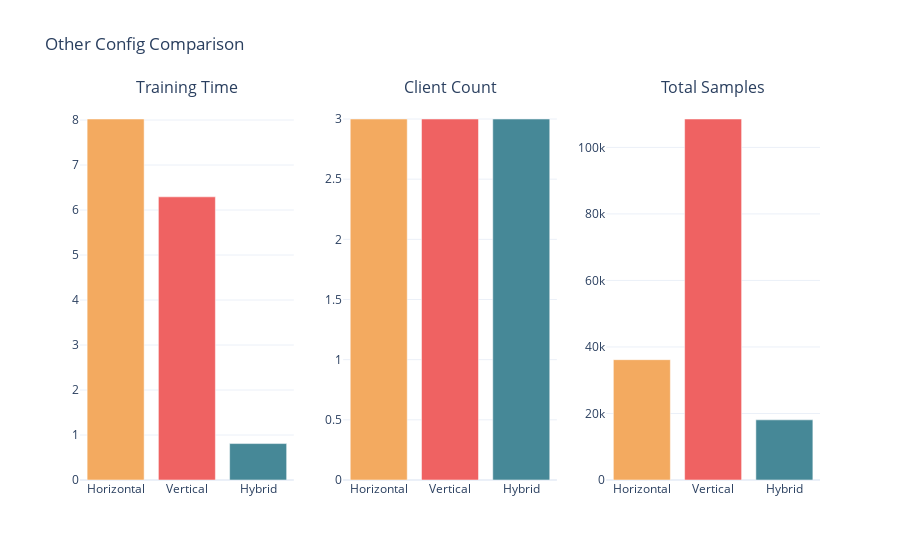

Source (notebook cell):
### Code cell
fig = make_subplots(
    rows=1, cols=3,
    subplot_titles=('Training Time', 'Client Count', 'Total Samples')
)

fig.add_trace(
    go.Bar(x=methods, y=train_time, marker_color=colors,
           name='Train Time', showlegend=False),
    row=1, col=1
)
fig.add_trace(
    go.Bar(x=methods, y=clients, marker_color=colors,
           name='Clients', showlegend=False),
    row=1, col=2
)
fig.add_trace(
    go.Bar(x=methods, y=samples, marker_color=colors,
           name='Samples', showlegend=False),
    row=1, col=3
)
fig.update_layout(
    title=f'Other Config Comparison',
)
fig.update_layout(template='plotly_white')
fig.show()

### Figure 1 — Plotly figure (JSON) as saved in the notebook; plotly's stock layout.template omitted (floating-point values rounded to 4 significant figures)
{"data": [{"marker": {"color": ["#F3AA60", "#EF6262", "#468897"]}, "name": "Train Time", "showlegend": false, "x": ["Horizontal", "Vertical", "Hybrid"], "y": [8.022, 6.293, 0.8096], "type": "bar", "xaxis": "x", "yaxis": "y"}, {"marker": {"color": ["#F3AA60", "#EF6262", "#468897"]}, "name": "Clients", "showlegend": false, "x": ["Horizontal", "Vertical", "Hybrid"], "y": [3, 3, 3], "type": "bar", "xaxis": "x2", "yaxis": "y2"}, {"marker": {"color": ["#F3AA60", "#EF6262", "#468897"]}, "name": "Samples", "showlegend": false, "x": ["Horizontal", "Vertical", "Hybrid"], "y": [36177, 108531, 18087], "type": "bar", "xaxis": "x3", "yaxis": "y3"}], "layout": {"xaxis": {"anchor": "y", "domain": [0.0, 0.2889]}, "yaxis": {"anchor": "x", "domain": [0.0, 1.0]}, "xaxis2": {"anchor": "y2", "domain": [0.3556, 0.6444]}, "yaxis2": {"anchor": "x2", "domain": [0.0, 1.0]}, "xaxis3": {"anchor": "y3", "domain": [0.7111, 1.0]}, "yaxis3": {"anchor": "x3", "domain": [0.0, 1.0]}, "annotations": [{"font": {"size": 16}, "showarrow": false, "text": "Training Time", "x": 0.1444, "xanchor": "center", "xref": "paper", "y": 1.0, "yanchor": "bottom", "yref": "paper"}, {"font": {"size": 16}, "showarrow": false, "text": "Client Count", "x": 0.5, "xanchor": "center", "xref": "paper", "y": 1.0, "yanchor": "bottom", "yref": "paper"}, {"font": {"size": 16}, "showarrow": false, "text": "Total Samples", "x": 0.8556, "xanchor": "center", "xref": "paper", "y": 1.0, "yanchor": "bottom", "yref": "paper"}], "title": {"text": "Other Config Comparison"}}}
